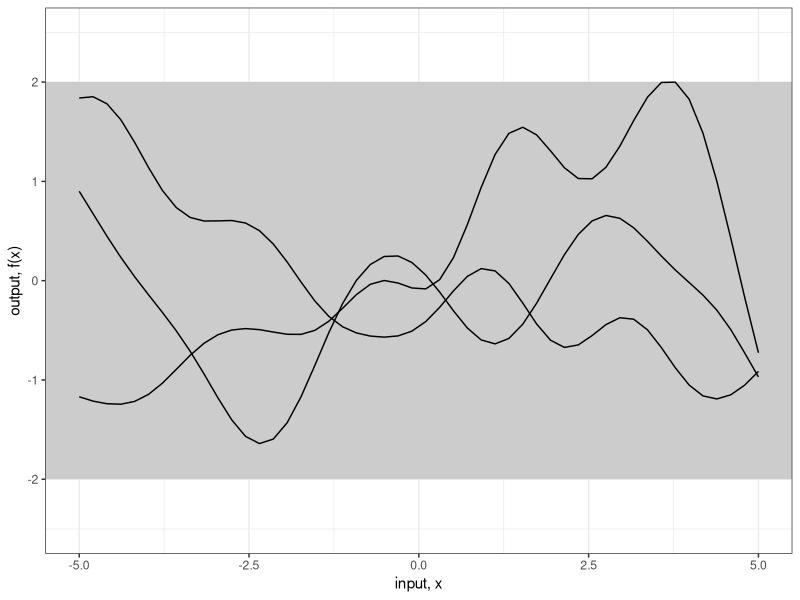
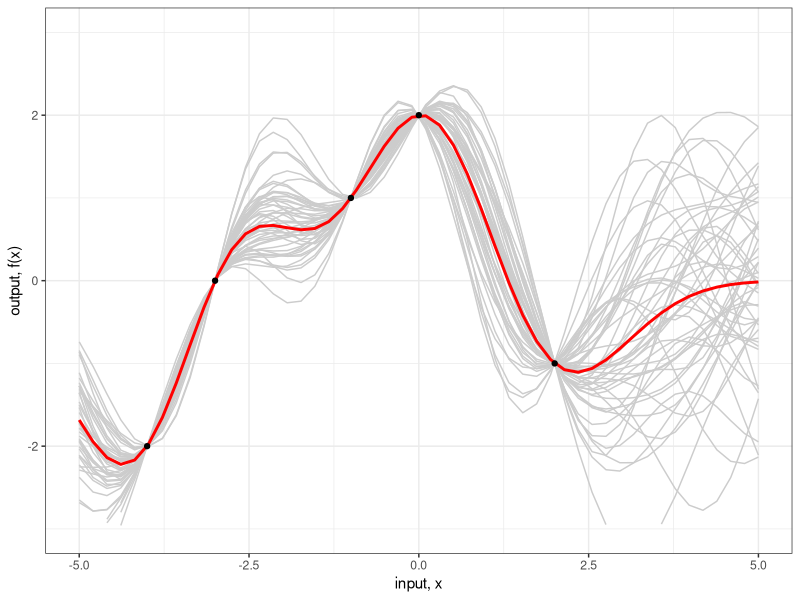
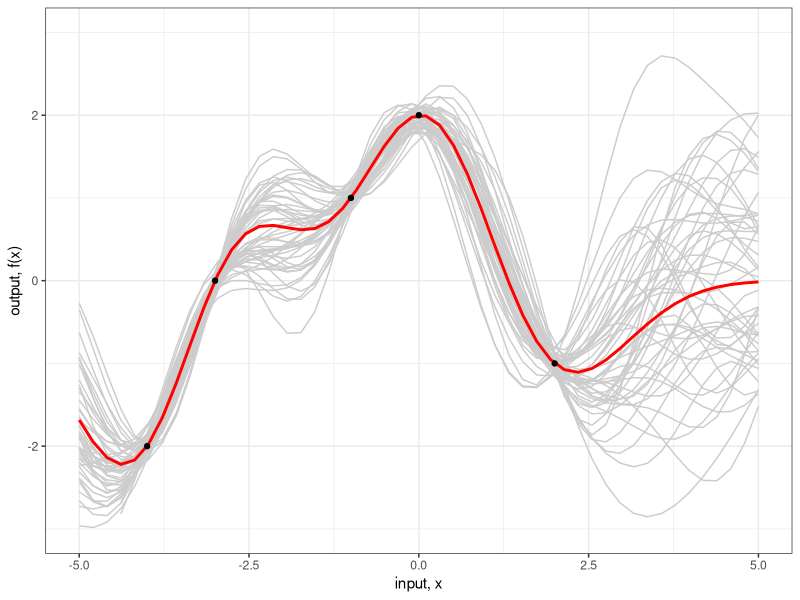

Write the R code that produced these figures, in order.
# Demo of Gaussian process regression with R
# James Keirstead
# 5 April 2012

# Chapter 2 of Rasmussen and Williams's book `Gaussian Processes
# for Machine Learning' provides a detailed explanation of the
# math for Gaussian process regression.  It doesn't provide
# much in the way of code though.  This Gist is a brief demo
# of the basic elements of Gaussian process regression, as
# described on pages 13 to 16.


# Load in the required libraries for data manipulation
# and multivariate normal distribution
require(MASS)
require(plyr)
require(reshape2)
require(ggplot2)

# Set a seed for repeatable plots
set.seed(12345)

# Calculates the covariance matrix sigma using a
# simplified version of the squared exponential function.
#
# Although the nested loops are ugly, I've checked and it's about
# 30% faster than a solution using expand.grid() and apply()
#
# Parameters:
#	X1, X2 = vectors
# 	l = the scale length parameter
# Returns:
# 	a covariance matrix
calcSigma <- function(X1,X2,l=1) {
  Sigma <- matrix(rep(0, length(X1)*length(X2)), nrow=length(X1))
  for (i in 1:nrow(Sigma)) {
    for (j in 1:ncol(Sigma)) {
      Sigma[i,j] <- exp(-0.5*(abs(X1[i]-X2[j])/l)^2)
    }
  }
  return(Sigma)
}

# 1. Plot some sample functions from the Gaussian process
# as shown in Figure 2.2(a)

# Define the points at which we want to define the functions
x.star <- seq(-5,5,len=50)

# Calculate the covariance matrix
sigma <- calcSigma(x.star,x.star)

# Generate a number of functions from the process
n.samples <- 3
values <- matrix(rep(0,length(x.star)*n.samples), ncol=n.samples)
for (i in 1:n.samples) {
  # Each column represents a sample from a multivariate normal distribution
  # with zero mean and covariance sigma
  values[,i] <- mvrnorm(1, rep(0, length(x.star)), sigma)
}
values <- cbind(x=x.star,as.data.frame(values))
values <- melt(values,id="x")

# Plot the result
fig2a <- ggplot(values,aes(x=x,y=value)) +
  geom_rect(xmin=-Inf, xmax=Inf, ymin=-2, ymax=2, fill="grey80") +
  geom_line(aes(group=variable)) +
  theme_bw() +
  scale_y_continuous(lim=c(-2.5,2.5), name="output, f(x)") +
  xlab("input, x")

# 2. Now let's assume that we have some known data points;
# this is the case of Figure 2.2(b). In the book, the notation 'f'
# is used for f$y below.  I've done this to make the ggplot code
# easier later on.
f <- data.frame(x=c(-4,-3,-1,0,2),
                y=c(-2,0,1,2,-1))

# Calculate the covariance matrices
# using the same x.star values as above
x <- f$x
k.xx <- calcSigma(x,x)
k.xxs <- calcSigma(x,x.star)
k.xsx <- calcSigma(x.star,x)
k.xsxs <- calcSigma(x.star,x.star)

# These matrix calculations correspond to equation (2.19)
# in the book.
f.star.bar <- k.xsx%*%solve(k.xx)%*%f$y
cov.f.star <- k.xsxs - k.xsx%*%solve(k.xx)%*%k.xxs

# This time we'll plot more samples.  We could of course
# simply plot a +/- 2 standard deviation confidence interval
# as in the book but I want to show the samples explicitly here.
n.samples <- 50
values <- matrix(rep(0,length(x.star)*n.samples), ncol=n.samples)
for (i in 1:n.samples) {
  values[,i] <- mvrnorm(1, f.star.bar, cov.f.star)
}
values <- cbind(x=x.star,as.data.frame(values))
values <- melt(values,id="x")
y=f.star.bar[,1]

fig2b <- ggplot() +
geom_line(data=values, aes(x=x,y=value, group=variable), colour="grey80") +
geom_line(data=NULL,aes(x=x.star,y=f.star.bar[,1]),colour="red", size=1) +
geom_point(data=f,aes(x=x,y=y)) +
theme_bw() +
scale_y_continuous(lim=c(-3,3), name="output, f(x)") +
xlab("input, x")

# The standard deviation of the noise
sigma.n <- 0.1

# Recalculate the mean and covariance functions
f.bar.star <- k.xsx%*%solve(k.xx + sigma.n^2*diag(1, ncol(k.xx)))%*%f$y
cov.f.star <- k.xsxs - k.xsx%*%solve(k.xx + sigma.n^2*diag(1, ncol(k.xx)))%*%k.xxs

# Recalulate the sample functions
values <- matrix(rep(0,length(x.star)*n.samples), ncol=n.samples)
for (i in 1:n.samples) {
  values[,i] <- mvrnorm(1, f.bar.star, cov.f.star)
}
values <- cbind(x=x.star,as.data.frame(values))
values <- melt(values,id="x")

fig2c <- ggplot() +
geom_line(data=values, aes(x=x,y=value, group=variable), colour="grey80") +
geom_line(data=NULL,aes(x=x.star,y=f.star.bar[,1]),colour="red", size=1) +
geom_point(data=f,aes(x=x,y=y)) +
theme_bw() +
scale_y_continuous(lim=c(-3,3), name="output, f(x)") +
xlab("input, x")
